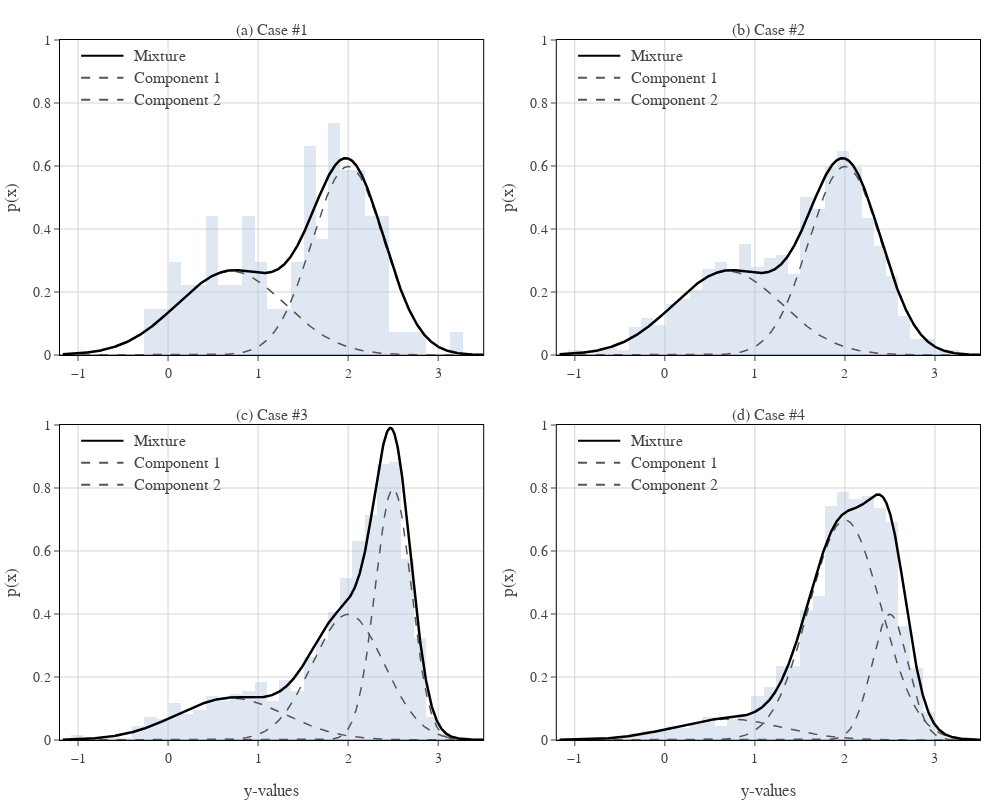

Notebook source saved alongside this figure:
### Code cell
import numpy as np
import pyco2stats as PyCO2
from plotly.subplots import make_subplots
import plotly.graph_objects as go


# ── x-grid & common auto-bins ───────────────────────────────────────
x_values = np.linspace(min(my_sample_1)-1, max(my_sample_1)+1, 1000)
all_data = np.concatenate([my_sample_1, my_sample_2, my_sample_3, my_sample_4])
edges    = np.histogram_bin_edges(all_data, bins='auto')
bin_size = edges[1] - edges[0]

# ── Styles ───────────────────────────────────────────────────────────
mix_kw  = dict(line=dict(color='black', width=2.5))
comp_kw = dict(line=dict(dash='dash', width=1.5, color='#555555'))
hist_base = dict(
    xbins=dict(start=edges[0], end=edges[-1], size=bin_size),
    histnorm='probability density',
    marker=dict(color='lightsteelblue'),
    opacity=0.4,
    showlegend=False
)

# ── Build 2×2 subplots ─────────────────────────────────────────────
fig = make_subplots(
    rows=2, cols=2,
    subplot_titles=['(a) Case #1','(b) Case #2','(c) Case #3','(d) Case #4'],
    horizontal_spacing=0.08,
    vertical_spacing=0.10
)

# maps (row,col) → axis IDs for ref
axis_map = {
    (1,1): ('x','y'),
    (1,2): ('x2','y2'),
    (2,1): ('x3','y3'),
    (2,2): ('x4','y4')
}

cases = [
    (my_sample_1, my_means_2c,     my_stds_2c,     my_weights_2c,   1, 1),
    (my_sample_2, my_means_2c,     my_stds_2c,     my_weights_2c,   1, 2),
    (my_sample_3, my_means_3c,     my_stds_3c,     my_weights_3c_a, 2, 1),
    (my_sample_4, my_means_3c,     my_stds_3c,     my_weights_3c_b, 2, 2),
]

for sample, meds, stds, wts, r, c in cases:
    hkw = hist_base.copy()
    hist_t, comp_ts, mix_t = PyCO2.Visualize_Plotly.plot_gmm_pdf(
        x_values, meds, stds, wts,
        data=sample,
        pdf_plot_kwargs=mix_kw,
        component_plot_kwargs=comp_kw,
        hist_plot_kwargs=hkw
    )
    fig.add_trace(hist_t, row=r, col=c)
    for tr in comp_ts:
        fig.add_trace(tr, row=r, col=c)
    fig.add_trace(mix_t, row=r, col=c)

    # style axes
    fig.update_xaxes(
        title_text='y-values',
        range=[-1.2, 3.5],
        showline=True, mirror=True, ticks='outside',
        ticklen=5, linecolor='black', gridcolor='lightgray',
        row=r, col=c
    )
    fig.update_yaxes(
        title_text='p(x)',
        range=[0, 1],
        showline=True, mirror=True, ticks='outside',
        ticklen=5, linecolor='black', gridcolor='lightgray',
        row=r, col=c
    )

    # ── Mini-legend in upper‐left corner ────────────────────────────
    xdom, ydom = axis_map[(r,c)]
    legend_items = [
        ("Mixture",      mix_kw ['line']['color'], 'solid'),
        ("Component 1",  comp_kw['line']['color'], 'dash'),
        ("Component 2",  comp_kw['line']['color'], 'dash'),
    ]
    y0 = 0.95
    for text, color, dash in legend_items:
        fig.add_shape(
            type="line",
            x0=0.05, x1=0.15, y0=y0, y1=y0,
            xref=f"{xdom} domain", yref=f"{ydom} domain",
            line=dict(color=color, dash=dash, width=2)
        )
        fig.add_annotation(
            x=0.17, y=y0+0.03,
            xref=f"{xdom} domain", yref=f"{ydom} domain",
            text=text,
            showarrow=False, xanchor="left", font=dict(size=16)
        )
        y0 -= 0.07

# ── Final layout tweaks ─────────────────────────────────────────────
fig.update_layout(
    width=1000, height=800,
    template='none',
    font_family='Times New Roman',
    font_size=14,
    margin=dict(l=60, r=20, t=40, b=60),
    showlegend=False
)

# clear inner titles if you like
fig.layout.xaxis.title.text  = ""
fig.layout.xaxis2.title.text = ""

fig.show()

### Figure 1 — Plotly figure (JSON) as saved in the notebook; plotly's stock layout.template omitted (floating-point values rounded to 4 significant figures; data arrays with more than 128 entries replaced by an {"elided": "..."} marker saying what was removed)
{"data": [{"histnorm": "probability density", "marker": {"color": "lightsteelblue"}, "nbinsx": 20, "opacity": 0.4, "showlegend": false, "type": "histogram", "x": [1.584, 2.376, -0.08131, 1.874, 0.1882, 1.167, 2.451, 1.656, 1.616, 1.98, 1.728, 1.938, 1.859, 2.146, 0.9585, 1.837, 0.2117, 2.452, 0.1959, 1.09, 2.217, 2.093, 0.8312, 2.089, 0.7405, 2.253, 1.872, 1.744, 1.597, 2.387, 1.866, 2.234, 2.317, 0.4226, 0.5852, 1.547, 0.9983, 1.114, 2.063, 1.876, 1.735, 0.471, 2.195, 0.7075, 0.9679, 1.961, 0.6522, -0.1683, 0.1017, 1.638, 1.48, 2.295, 1.918, 0.4966, 1.309, 0.8426, -0.1676, 1.788, 2.009, 1.904, 0.8076, 1.516, 0.9141, -0.01326, 0.1441, 1.449, 1.911, 1.594, 2.335, 3.166, 1.604, 2.107, 0.4508, 1.944, 2.063, 0.07861, 0.4082, 0.8684, 2.052, 0.4004, 0.1209, 2.851, 2.335, 1.259, 0.606, 0.3071, 0.427, 1.489, 2.632, 1.953, 2.522, 1.836, 0.9573, 2.073, 1.453, 1.734, 0.4701, 1.557, 1.086, 1.998], "xaxis": "x", "xbins": {"end": 3.272, "size": 0.1359, "start": -1.079}, "yaxis": "y"}, {"line": {"color": "#555555", "dash": "dash", "width": 1.5}, "mode": "lines", "name": "Component 1", "type": "scatter", "x": {"elided": "1000 float values"}, "xaxis": "x", "y": {"elided": "1000 float values"}, "yaxis": "y"}, {"line": {"color": "#555555", "dash": "dash", "width": 1.5}, "mode": "lines", "name": "Component 2", "type": "scatter", "x": {"elided": "1000 float values"}, "xaxis": "x", "y": {"elided": "1000 float values"}, "yaxis": "y"}, {"line": {"color": "black", "width": 2.5}, "mode": "lines", "name": "Gaussian Mixture PDF", "type": "scatter", "x": {"elided": "1000 float values"}, "xaxis": "x", "y": {"elided": "1000 float values"}, "yaxis": "y"}, {"histnorm": "probability density", "marker": {"color": "lightsteelblue"}, "nbinsx": 20, "opacity": 0.4, "showlegend": false, "type": "histogram", "x": {"elided": "1000 float values"}, "xaxis": "x2", "xbins": {"end": 3.272, "size": 0.1359, "start": -1.079}, "yaxis": "y2"}, {"line": {"color": "#555555", "dash": "dash", "width": 1.5}, "mode": "lines", "name": "Component 1", "type": "scatter", "x": {"elided": "1000 float values"}, "xaxis": "x2", "y": {"elided": "1000 float values"}, "yaxis": "y2"}, {"line": {"color": "#555555", "dash": "dash", "width": 1.5}, "mode": "lines", "name": "Component 2", "type": "scatter", "x": {"elided": "1000 float values"}, "xaxis": "x2", "y": {"elided": "1000 float values"}, "yaxis": "y2"}, {"line": {"color": "black", "width": 2.5}, "mode": "lines", "name": "Gaussian Mixture PDF", "type": "scatter", "x": {"elided": "1000 float values"}, "xaxis": "x2", "y": {"elided": "1000 float values"}, "yaxis": "y2"}, {"histnorm": "probability density", "marker": {"color": "lightsteelblue"}, "nbinsx": 20, "opacity": 0.4, "showlegend": false, "type": "histogram", "x": {"elided": "1000 float values"}, "xaxis": "x3", "xbins": {"end": 3.272, "size": 0.1359, "start": -1.079}, "yaxis": "y3"}, {"line": {"color": "#555555", "dash": "dash", "width": 1.5}, "mode": "lines", "name": "Component 1", "type": "scatter", "x": {"elided": "1000 float values"}, "xaxis": "x3", "y": {"elided": "1000 float values"}, "yaxis": "y3"}, {"line": {"color": "#555555", "dash": "dash", "width": 1.5}, "mode": "lines", "name": "Component 2", "type": "scatter", "x": {"elided": "1000 float values"}, "xaxis": "x3", "y": {"elided": "1000 float values"}, "yaxis": "y3"}, {"line": {"color": "#555555", "dash": "dash", "width": 1.5}, "mode": "lines", "name": "Component 3", "type": "scatter", "x": {"elided": "1000 float values"}, "xaxis": "x3", "y": {"elided": "1000 float values"}, "yaxis": "y3"}, {"line": {"color": "black", "width": 2.5}, "mode": "lines", "name": "Gaussian Mixture PDF", "type": "scatter", "x": {"elided": "1000 float values"}, "xaxis": "x3", "y": {"elided": "1000 float values"}, "yaxis": "y3"}, {"histnorm": "probability density", "marker": {"color": "lightsteelblue"}, "nbinsx": 20, "opacity": 0.4, "showlegend": false, "type": "histogram", "x": {"elided": "1000 float values"}, "xaxis": "x4", "xbins": {"end": 3.272, "size": 0.1359, "start": -1.079}, "yaxis": "y4"}, {"line": {"color": "#555555", "dash": "dash", "width": 1.5}, "mode": "lines", "name": "Component 1", "type": "scatter", "x": {"elided": "1000 float values"}, "xaxis": "x4", "y": {"elided": "1000 float values"}, "yaxis": "y4"}, {"line": {"color": "#555555", "dash": "dash", "width": 1.5}, "mode": "lines", "name": "Component 2", "type": "scatter", "x": {"elided": "1000 float values"}, "xaxis": "x4", "y": {"elided": "1000 float values"}, "yaxis": "y4"}, {"line": {"color": "#555555", "dash": "dash", "width": 1.5}, "mode": "lines", "name": "Component 3", "type": "scatter", "x": {"elided": "1000 float values"}, "xaxis": "x4", "y": {"elided": "1000 float values"}, "yaxis": "y4"}, {"line": {"color": "black", "width": 2.5}, "mode": "lines", "name": "Gaussian Mixture PDF", "type": "scatter", "x": {"elided": "1000 float values"}, "xaxis": "x4", "y": {"elided": "1000 float values"}, "yaxis": "y4"}], "layout": {"annotations": [{"font": {"size": 16}, "showarrow": false, "text": "(a) Case #1", "x": 0.23, "xanchor": "center", "xref": "paper", "y": 1, "yanchor": "bottom", "yref": "paper"}, {"font": {"size": 16}, "showarrow": false, "text": "(b) Case #2", "x": 0.77, "xanchor": "center", "xref": "paper", "y": 1, "yanchor": "bottom", "yref": "paper"}, {"font": {"size": 16}, "showarrow": false, "text": "(c) Case #3", "x": 0.23, "xanchor": "center", "xref": "paper", "y": 0.45, "yanchor": "bottom", "yref": "paper"}, {"font": {"size": 16}, "showarrow": false, "text": "(d) Case #4", "x": 0.77, "xanchor": "center", "xref": "paper", "y": 0.45, "yanchor": "bottom", "yref": "paper"}, {"font": {"size": 16}, "showarrow": false, "text": "Mixture", "x": 0.17, "xanchor": "left", "xref": "x domain", "y": 0.98, "yref": "y domain"}, {"font": {"size": 16}, "showarrow": false, "text": "Component 1", "x": 0.17, "xanchor": "left", "xref": "x domain", "y": 0.91, "yref": "y domain"}, {"font": {"size": 16}, "showarrow": false, "text": "Component 2", "x": 0.17, "xanchor": "left", "xref": "x domain", "y": 0.84, "yref": "y domain"}, {"font": {"size": 16}, "showarrow": false, "text": "Mixture", "x": 0.17, "xanchor": "left", "xref": "x2 domain", "y": 0.98, "yref": "y2 domain"}, {"font": {"size": 16}, "showarrow": false, "text": "Component 1", "x": 0.17, "xanchor": "left", "xref": "x2 domain", "y": 0.91, "yref": "y2 domain"}, {"font": {"size": 16}, "showarrow": false, "text": "Component 2", "x": 0.17, "xanchor": "left", "xref": "x2 domain", "y": 0.84, "yref": "y2 domain"}, {"font": {"size": 16}, "showarrow": false, "text": "Mixture", "x": 0.17, "xanchor": "left", "xref": "x3 domain", "y": 0.98, "yref": "y3 domain"}, {"font": {"size": 16}, "showarrow": false, "text": "Component 1", "x": 0.17, "xanchor": "left", "xref": "x3 domain", "y": 0.91, "yref": "y3 domain"}, {"font": {"size": 16}, "showarrow": false, "text": "Component 2", "x": 0.17, "xanchor": "left", "xref": "x3 domain", "y": 0.84, "yref": "y3 domain"}, {"font": {"size": 16}, "showarrow": false, "text": "Mixture", "x": 0.17, "xanchor": "left", "xref": "x4 domain", "y": 0.98, "yref": "y4 domain"}, {"font": {"size": 16}, "showarrow": false, "text": "Component 1", "x": 0.17, "xanchor": "left", "xref": "x4 domain", "y": 0.91, "yref": "y4 domain"}, {"font": {"size": 16}, "showarrow": false, "text": "Component 2", "x": 0.17, "xanchor": "left", "xref": "x4 domain", "y": 0.84, "yref": "y4 domain"}], "font": {"family": "Times New Roman", "size": 14}, "height": 800, "margin": {"b": 60, "l": 60, "r": 20, "t": 40}, "shapes": [{"line": {"color": "black", "dash": "solid", "width": 2}, "type": "line", "x0": 0.05, "x1": 0.15, "xref": "x domain", "y0": 0.95, "y1": 0.95, "yref": "y domain"}, {"line": {"color": "#555555", "dash": "dash", "width": 2}, "type": "line", "x0": 0.05, "x1": 0.15, "xref": "x domain", "y0": 0.88, "y1": 0.88, "yref": "y domain"}, {"line": {"color": "#555555", "dash": "dash", "width": 2}, "type": "line", "x0": 0.05, "x1": 0.15, "xref": "x domain", "y0": 0.81, "y1": 0.81, "yref": "y domain"}, {"line": {"color": "black", "dash": "solid", "width": 2}, "type": "line", "x0": 0.05, "x1": 0.15, "xref": "x2 domain", "y0": 0.95, "y1": 0.95, "yref": "y2 domain"}, {"line": {"color": "#555555", "dash": "dash", "width": 2}, "type": "line", "x0": 0.05, "x1": 0.15, "xref": "x2 domain", "y0": 0.88, "y1": 0.88, "yref": "y2 domain"}, {"line": {"color": "#555555", "dash": "dash", "width": 2}, "type": "line", "x0": 0.05, "x1": 0.15, "xref": "x2 domain", "y0": 0.81, "y1": 0.81, "yref": "y2 domain"}, {"line": {"color": "black", "dash": "solid", "width": 2}, "type": "line", "x0": 0.05, "x1": 0.15, "xref": "x3 domain", "y0": 0.95, "y1": 0.95, "yref": "y3 domain"}, {"line": {"color": "#555555", "dash": "dash", "width": 2}, "type": "line", "x0": 0.05, "x1": 0.15, "xref": "x3 domain", "y0": 0.88, "y1": 0.88, "yref": "y3 domain"}, {"line": {"color": "#555555", "dash": "dash", "width": 2}, "type": "line", "x0": 0.05, "x1": 0.15, "xref": "x3 domain", "y0": 0.81, "y1": 0.81, "yref": "y3 domain"}, {"line": {"color": "black", "dash": "solid", "width": 2}, "type": "line", "x0": 0.05, "x1": 0.15, "xref": "x4 domain", "y0": 0.95, "y1": 0.95, "yref": "y4 domain"}, {"line": {"color": "#555555", "dash": "dash", "width": 2}, "type": "line", "x0": 0.05, "x1": 0.15, "xref": "x4 domain", "y0": 0.88, "y1": 0.88, "yref": "y4 domain"}, {"line": {"color": "#555555", "dash": "dash", "width": 2}, "type": "line", "x0": 0.05, "x1": 0.15, "xref": "x4 domain", "y0": 0.81, "y1": 0.81, "yref": "y4 domain"}], "showlegend": false, "width": 1000, "xaxis": {"anchor": "y", "domain": [0, 0.46], "gridcolor": "lightgray", "linecolor": "black", "mirror": true, "range": [-1.2, 3.5], "showline": true, "ticklen": 5, "ticks": "outside", "title": {"text": ""}}, "xaxis2": {"anchor": "y2", "domain": [0.54, 1], "gridcolor": "lightgray", "linecolor": "black", "mirror": true, "range": [-1.2, 3.5], "showline": true, "ticklen": 5, "ticks": "outside", "title": {"text": ""}}, "xaxis3": {"anchor": "y3", "domain": [0, 0.46], "gridcolor": "lightgray", "linecolor": "black", "mirror": true, "range": [-1.2, 3.5], "showline": true, "ticklen": 5, "ticks": "outside", "title": {"text": "y-values"}}, "xaxis4": {"anchor": "y4", "domain": [0.54, 1], "gridcolor": "lightgray", "linecolor": "black", "mirror": true, "range": [-1.2, 3.5], "showline": true, "ticklen": 5, "ticks": "outside", "title": {"text": "y-values"}}, "yaxis": {"anchor": "x", "domain": [0.55, 1], "gridcolor": "lightgray", "linecolor": "black", "mirror": true, "range": [0, 1], "showline": true, "ticklen": 5, "ticks": "outside", "title": {"text": "p(x)"}}, "yaxis2": {"anchor": "x2", "domain": [0.55, 1], "gridcolor": "lightgray", "linecolor": "black", "mirror": true, "range": [0, 1], "showline": true, "ticklen": 5, "ticks": "outside", "title": {"text": "p(x)"}}, "yaxis3": {"anchor": "x3", "domain": [0, 0.45], "gridcolor": "lightgray", "linecolor": "black", "mirror": true, "range": [0, 1], "showline": true, "ticklen": 5, "ticks": "outside", "title": {"text": "p(x)"}}, "yaxis4": {"anchor": "x4", "domain": [0, 0.45], "gridcolor": "lightgray", "linecolor": "black", "mirror": true, "range": [0, 1], "showline": true, "ticklen": 5, "ticks": "outside", "title": {"text": "p(x)"}}}}
